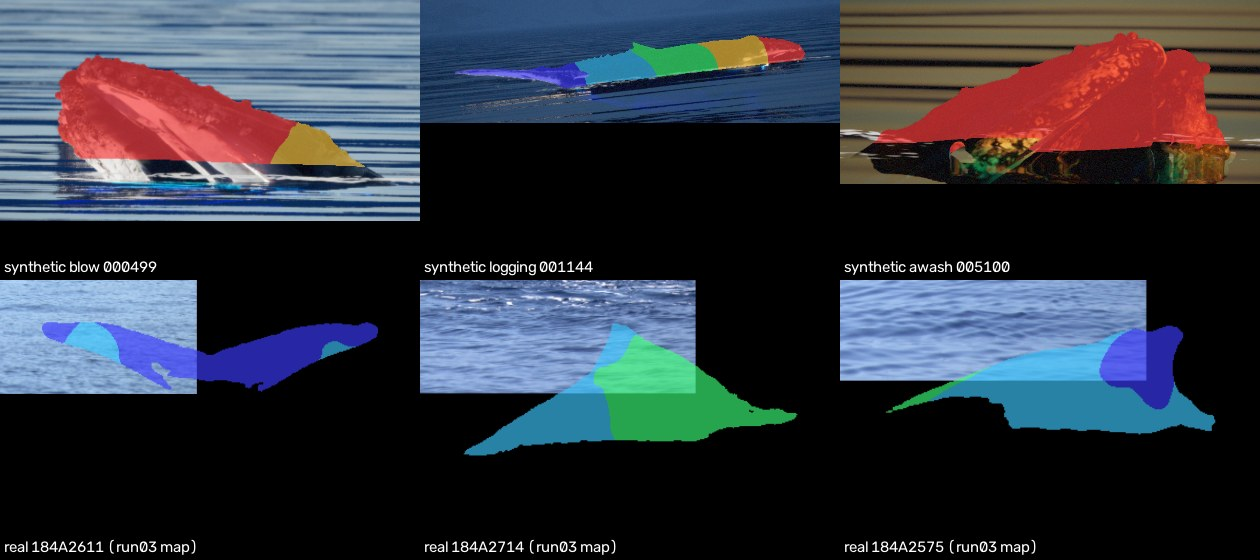
#> input picture experiments/run04_domain_check/body_fraction_synth_vs_real.jpg, 1260 x 560 px
$ python -i stats.py   (imports and definitions only)   (older library calls are emulated)
#> lines starting #> are read from the running program, lines starting #| are printed output that depends on the picture; after the words box and inside, x2 and y2 are one past the last pixel; in counts of white or black regions, pixels touching at a corner belong together
"""Hand-made image statistics, one value per sample and statistic, the same code for both worlds.

Views: `crop` = the whale-centred square (512 px), `frame` = the full frame (long side 1280).
Regions: whale and band (water within one whale-height) are measured on the crop, far water / sky
on the frame (see common.py for the region ids). Units: L*, a*, b*, C* are CIELAB (L* 0..100);
"share" = fraction 0..1; pixel lengths are in the named view's pixels.
"""

from __future__ import annotations

import math

import cv2
import numpy as np

MIN_PX = 200
BANDS = {"fine": (0.8, 1.6), "medium": (2.0, 4.0), "coarse": (5.0, 10.0)}

# name -> (what it measures, unit)
INFO: dict[str, tuple[str, str]] = {}


def _info(name, text, unit):
    INFO[name] = (text, unit)


# [45 lines not run here, left out]


# [92 lines left out: functions to_lab, _nblur, basic, texture, foam, lapvar, not called in this run]


def noise_sigma(gray: np.ndarray, valid: np.ndarray | None = None) -> float:
    """Immerkaer (1996) fast noise estimate, on the flattest 30 % of the frame."""
    g = gray.astype(np.float32)
    k = np.array([[1, -2, 1], [-2, 4, -2], [1, -2, 1]], np.float32)
    r = np.abs(cv2.filter2D(g, -1, k))[1:-1, 1:-1]
    gm = np.hypot(cv2.Sobel(g, cv2.CV_32F, 1, 0), cv2.Sobel(g, cv2.CV_32F, 0, 1))[1:-1, 1:-1]
    sel = np.ones_like(r, bool) if valid is None else valid[1:-1, 1:-1]
    if sel.sum() < 1000:
        return float("nan")
    thr = np.percentile(gm[sel], 30)
    flat = sel & (gm <= thr)
    return float(math.sqrt(math.pi / 2) / 6.0 * r[flat].mean())


# [63 lines left out: functions edge_width, crop_stats, frame_stats, not called in this run]

>>> import cv2
>>> picture = cv2.imread('../run04_domain_check/body_fraction_synth_vs_real.jpg', cv2.IMREAD_GRAYSCALE)
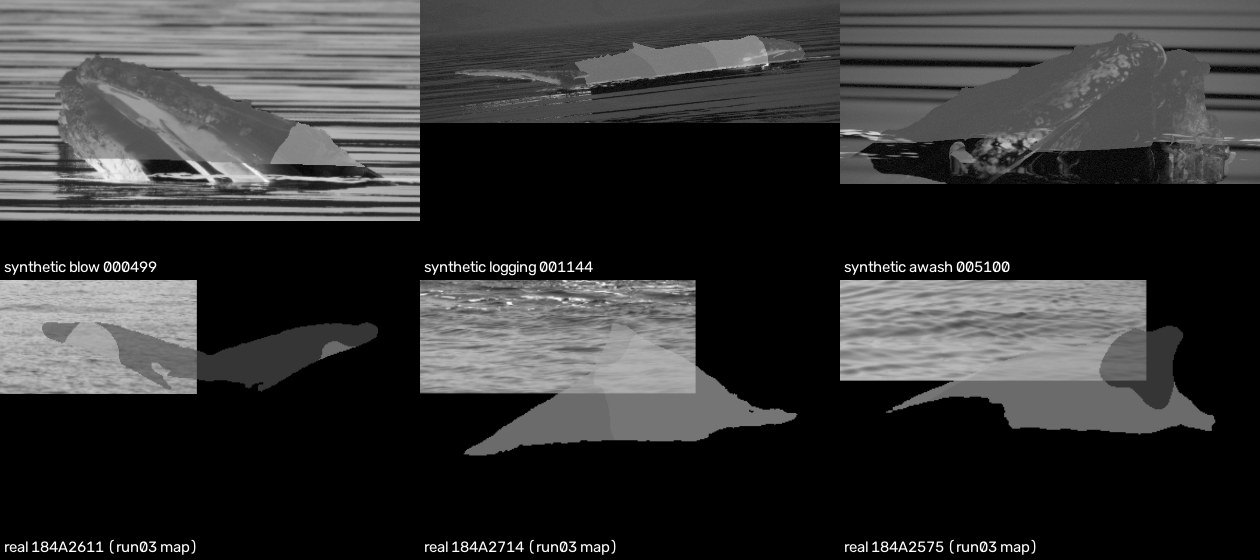
#> picture: shape (560, 1260); min 0, max 255, mean 53.4
>>> result = noise_sigma(picture)
#> in noise_sigma, `r = np.abs(cv2.filter2D(g, -1, k))[1:-1, 1:-1]`:
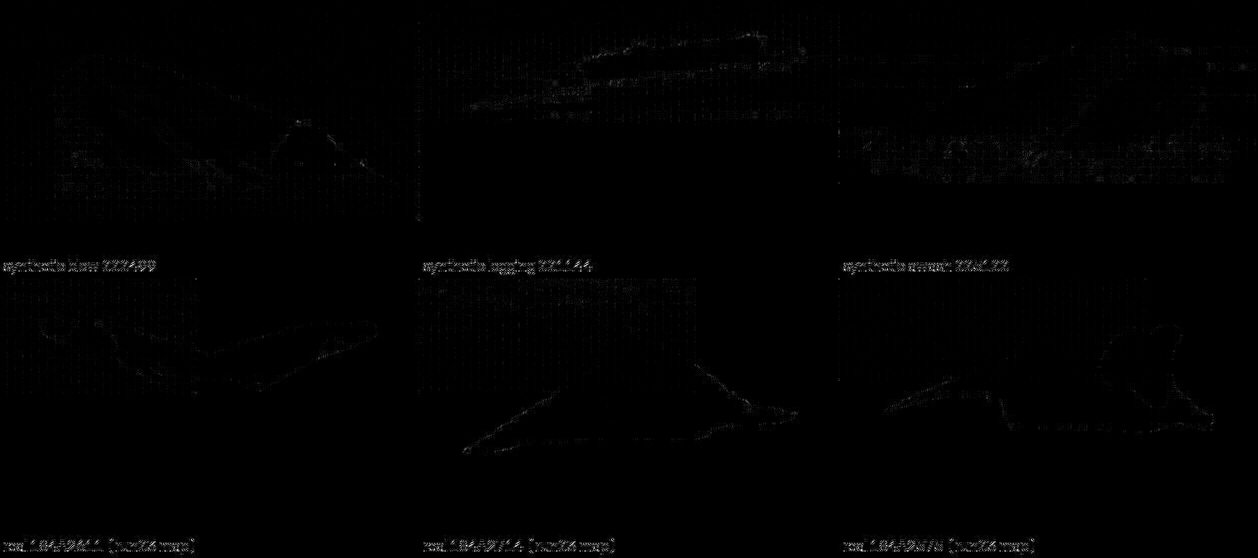
#> r: shape (558, 1258) float32; min 0, max 790, mean 4.9; drawn with min black and max white
#> in noise_sigma, `gm = np.hypot(cv2.Sobel(g, cv2.CV_32F, 1, 0), cv2.Sobel(g, cv2.CV_32F,..`:
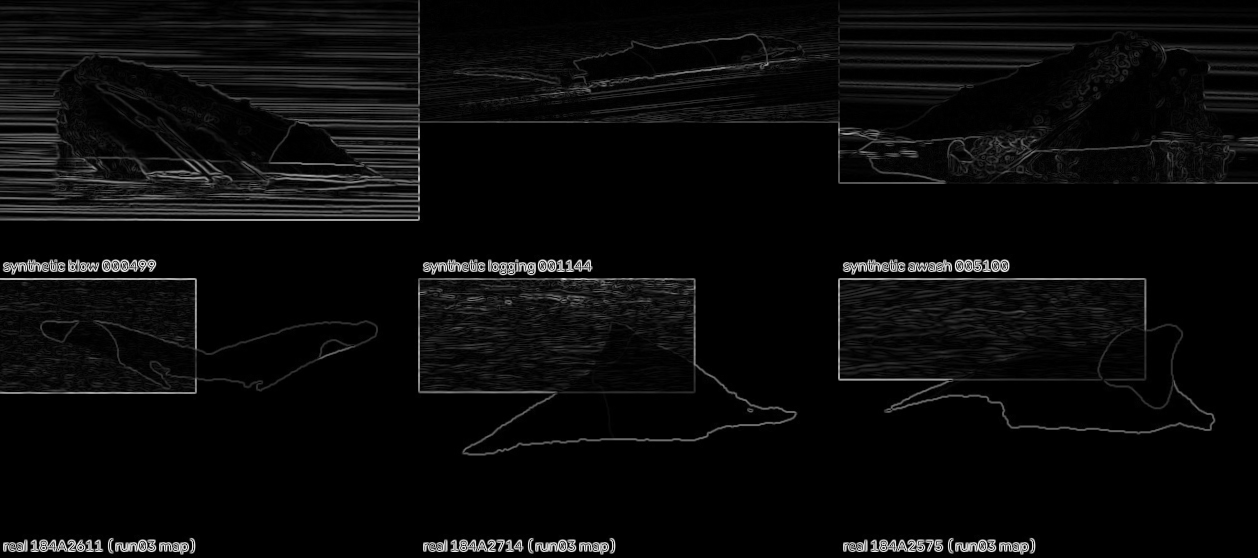
#> gm: shape (558, 1258) float32; min 0, max 1093.7, mean 43.9; drawn with min black and max white
#> in noise_sigma, `thr = np.percentile(gm[sel], 30)`: thr = 0
#> in noise_sigma, `flat = sel & (gm <= thr)`:
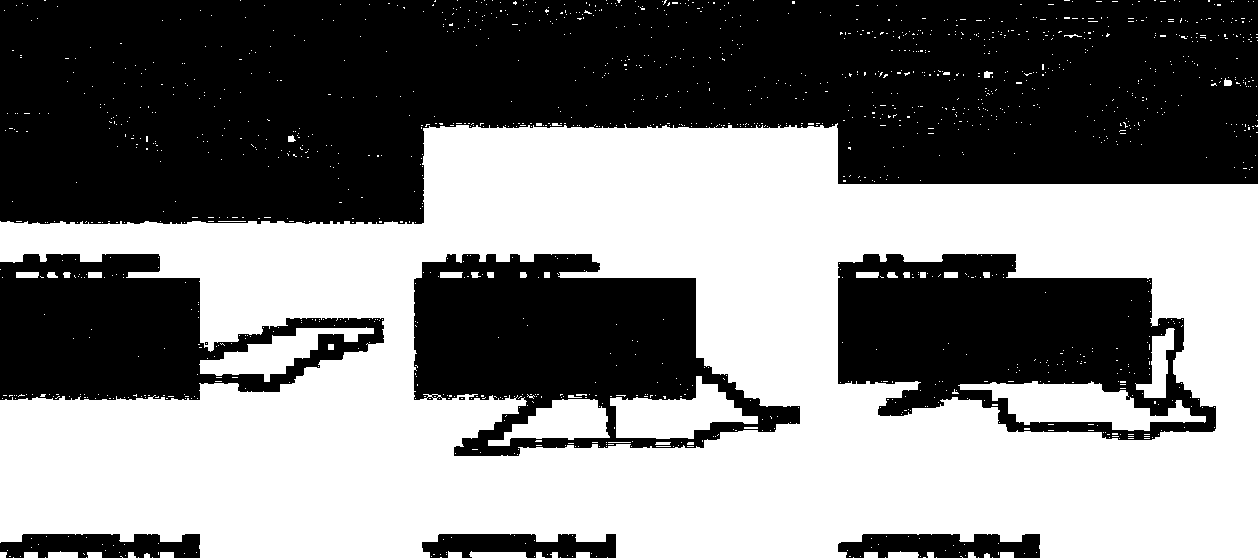
#> flat: shape (558, 1258) bool; 49.9% white; 1520 white regions (1468 under 20 px), largest, box (x1, y1, x2, y2) and area: (0, 123, 1258, 558) 325809, (958, 381, 1206, 431) 6059, (610, 376, 758, 439) 4823
#> result = 0.00247
